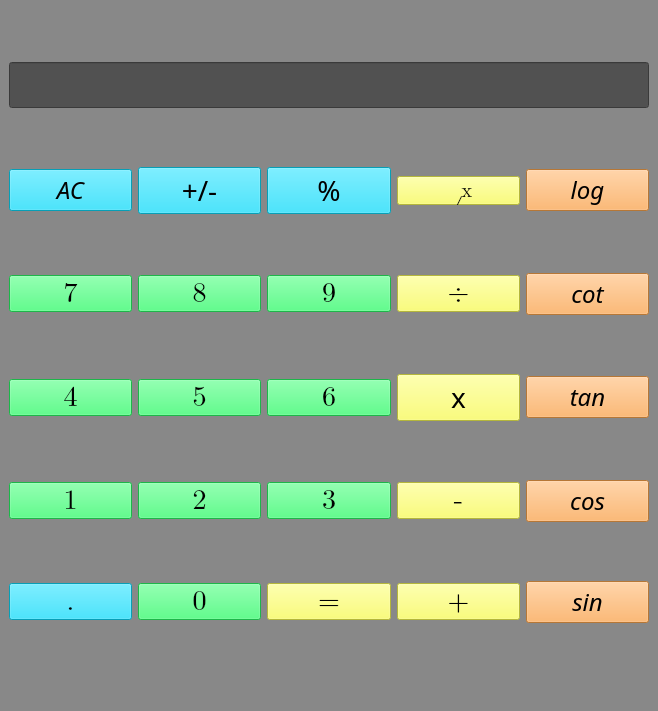
<?xml version="1.0" encoding="UTF-8"?>
<ui version="4.0">
 <class>Calculator</class>
 <widget class="QMainWindow" name="Calculator">
  <property name="geometry">
   <rect>
    <x>0</x>
    <y>0</y>
    <width>658</width>
    <height>711</height>
   </rect>
  </property>
  <property name="font">
   <font>
    <family>NPIZiba</family>
   </font>
  </property>
  <property name="windowTitle">
   <string>Calculator</string>
  </property>
  <property name="styleSheet">
   <string notr="true">background-color: rgb(136, 136, 136);</string>
  </property>
  <widget class="QWidget" name="centralwidget">
   <layout class="QGridLayout" name="gridLayout">
    <item row="0" column="0" colspan="5">
     <widget class="QLineEdit" name="textbox">
      <property name="font">
       <font>
        <family>Cambria Math</family>
        <pointsize>25</pointsize>
        <italic>false</italic>
       </font>
      </property>
      <property name="layoutDirection">
       <enum>Qt::RightToLeft</enum>
      </property>
      <property name="styleSheet">
       <string notr="true">background-color: rgb(81, 81, 81);
color: rgb(255, 255, 255);</string>
      </property>
     </widget>
    </item>
    <item row="1" column="0">
     <widget class="QPushButton" name="ac">
      <property name="font">
       <font>
        <family>NPIZiba</family>
        <pointsize>18</pointsize>
        <italic>true</italic>
        <bold>false</bold>
        <strikeout>false</strikeout>
        <kerning>true</kerning>
       </font>
      </property>
      <property name="styleSheet">
       <string notr="true">color: rgb(4, 4, 4);
background-color: rgb(10, 222, 255);</string>
      </property>
      <property name="text">
       <string>AC</string>
      </property>
     </widget>
    </item>
    <item row="1" column="1">
     <widget class="QPushButton" name="minus">
      <property name="font">
       <font>
        <family>NPIZiba</family>
        <pointsize>21</pointsize>
        <italic>false</italic>
        <bold>false</bold>
        <strikeout>false</strikeout>
        <kerning>true</kerning>
       </font>
      </property>
      <property name="styleSheet">
       <string notr="true">background-color: rgb(10, 222, 255);</string>
      </property>
      <property name="text">
       <string>+/-</string>
      </property>
     </widget>
    </item>
    <item row="1" column="2">
     <widget class="QPushButton" name="percent">
      <property name="font">
       <font>
        <family>NPIZiba</family>
        <pointsize>21</pointsize>
        <italic>false</italic>
        <bold>false</bold>
        <strikeout>false</strikeout>
        <kerning>true</kerning>
       </font>
      </property>
      <property name="styleSheet">
       <string notr="true">background-color: rgb(10, 222, 255);</string>
      </property>
      <property name="text">
       <string>%</string>
      </property>
     </widget>
    </item>
    <item row="1" column="3">
     <widget class="QPushButton" name="sqrt">
      <property name="font">
       <font>
        <family>Cambria Math</family>
        <pointsize>15</pointsize>
        <italic>false</italic>
        <bold>false</bold>
        <strikeout>false</strikeout>
        <kerning>true</kerning>
       </font>
      </property>
      <property name="styleSheet">
       <string notr="true">background-color: rgb(252, 255, 83);</string>
      </property>
      <property name="text">
       <string>√x</string>
      </property>
     </widget>
    </item>
    <item row="1" column="4">
     <widget class="QPushButton" name="log">
      <property name="font">
       <font>
        <family>NPIZiba</family>
        <pointsize>18</pointsize>
        <italic>true</italic>
        <bold>false</bold>
        <strikeout>false</strikeout>
        <kerning>true</kerning>
       </font>
      </property>
      <property name="styleSheet">
       <string notr="true">background-color: rgb(255, 166, 76);</string>
      </property>
      <property name="text">
       <string>log</string>
      </property>
     </widget>
    </item>
    <item row="2" column="0">
     <widget class="QPushButton" name="seven">
      <property name="font">
       <font>
        <family>Cambria Math</family>
        <pointsize>21</pointsize>
        <italic>false</italic>
        <bold>false</bold>
        <strikeout>false</strikeout>
        <kerning>true</kerning>
       </font>
      </property>
      <property name="styleSheet">
       <string notr="true">background-color: rgb(41, 255, 102);</string>
      </property>
      <property name="text">
       <string>7</string>
      </property>
     </widget>
    </item>
    <item row="2" column="1">
     <widget class="QPushButton" name="eight">
      <property name="font">
       <font>
        <family>Cambria Math</family>
        <pointsize>21</pointsize>
        <italic>false</italic>
        <bold>false</bold>
        <strikeout>false</strikeout>
        <kerning>true</kerning>
       </font>
      </property>
      <property name="styleSheet">
       <string notr="true">background-color: rgb(41, 255, 102);</string>
      </property>
      <property name="text">
       <string>8</string>
      </property>
     </widget>
    </item>
    <item row="2" column="2">
     <widget class="QPushButton" name="nine">
      <property name="font">
       <font>
        <family>Cambria Math</family>
        <pointsize>21</pointsize>
        <italic>false</italic>
        <bold>false</bold>
        <strikeout>false</strikeout>
        <kerning>true</kerning>
       </font>
      </property>
      <property name="styleSheet">
       <string notr="true">background-color: rgb(41, 255, 102);</string>
      </property>
      <property name="text">
       <string>9</string>
      </property>
     </widget>
    </item>
    <item row="2" column="3">
     <widget class="QPushButton" name="divide">
      <property name="font">
       <font>
        <family>Cambria Math</family>
        <pointsize>21</pointsize>
        <italic>false</italic>
        <bold>false</bold>
        <strikeout>false</strikeout>
        <kerning>true</kerning>
       </font>
      </property>
      <property name="styleSheet">
       <string notr="true">background-color: rgb(252, 255, 83);
</string>
      </property>
      <property name="text">
       <string>÷</string>
      </property>
     </widget>
    </item>
    <item row="2" column="4">
     <widget class="QPushButton" name="cot">
      <property name="font">
       <font>
        <family>NPIZiba</family>
        <pointsize>18</pointsize>
        <italic>true</italic>
        <bold>false</bold>
        <strikeout>false</strikeout>
        <kerning>true</kerning>
       </font>
      </property>
      <property name="styleSheet">
       <string notr="true">background-color: rgb(255, 166, 76);</string>
      </property>
      <property name="text">
       <string>cot</string>
      </property>
     </widget>
    </item>
    <item row="3" column="0">
     <widget class="QPushButton" name="four">
      <property name="font">
       <font>
        <family>Cambria Math</family>
        <pointsize>21</pointsize>
        <italic>false</italic>
        <bold>false</bold>
        <strikeout>false</strikeout>
        <kerning>true</kerning>
       </font>
      </property>
      <property name="styleSheet">
       <string notr="true">background-color: rgb(41, 255, 102);</string>
      </property>
      <property name="text">
       <string>4</string>
      </property>
     </widget>
    </item>
    <item row="3" column="1">
     <widget class="QPushButton" name="five">
      <property name="font">
       <font>
        <family>Cambria Math</family>
        <pointsize>21</pointsize>
        <italic>false</italic>
        <bold>false</bold>
        <strikeout>false</strikeout>
        <kerning>true</kerning>
       </font>
      </property>
      <property name="styleSheet">
       <string notr="true">background-color: rgb(41, 255, 102);</string>
      </property>
      <property name="text">
       <string>5</string>
      </property>
     </widget>
    </item>
    <item row="3" column="2">
     <widget class="QPushButton" name="six">
      <property name="font">
       <font>
        <family>Cambria Math</family>
        <pointsize>21</pointsize>
        <italic>false</italic>
        <bold>false</bold>
        <strikeout>false</strikeout>
        <kerning>true</kerning>
       </font>
      </property>
      <property name="styleSheet">
       <string notr="true">background-color: rgb(41, 255, 102);</string>
      </property>
      <property name="text">
       <string>6</string>
      </property>
     </widget>
    </item>
    <item row="3" column="3">
     <widget class="QPushButton" name="multi">
      <property name="font">
       <font>
        <family>Calibri Light</family>
        <pointsize>21</pointsize>
        <italic>false</italic>
        <bold>false</bold>
        <strikeout>false</strikeout>
        <kerning>true</kerning>
       </font>
      </property>
      <property name="styleSheet">
       <string notr="true">background-color: rgb(252, 255, 83);</string>
      </property>
      <property name="text">
       <string>x</string>
      </property>
     </widget>
    </item>
    <item row="3" column="4">
     <widget class="QPushButton" name="tan">
      <property name="font">
       <font>
        <family>NPIZiba</family>
        <pointsize>18</pointsize>
        <italic>true</italic>
        <bold>false</bold>
        <strikeout>false</strikeout>
        <kerning>true</kerning>
       </font>
      </property>
      <property name="styleSheet">
       <string notr="true">background-color: rgb(255, 166, 76);</string>
      </property>
      <property name="text">
       <string>tan</string>
      </property>
     </widget>
    </item>
    <item row="4" column="0">
     <widget class="QPushButton" name="one">
      <property name="font">
       <font>
        <family>Cambria Math</family>
        <pointsize>21</pointsize>
        <italic>false</italic>
        <bold>false</bold>
        <strikeout>false</strikeout>
        <kerning>true</kerning>
       </font>
      </property>
      <property name="styleSheet">
       <string notr="true">background-color: rgb(41, 255, 102);</string>
      </property>
      <property name="text">
       <string>1</string>
      </property>
     </widget>
    </item>
    <item row="4" column="1">
     <widget class="QPushButton" name="two">
      <property name="font">
       <font>
        <family>Cambria Math</family>
        <pointsize>21</pointsize>
        <italic>false</italic>
        <bold>false</bold>
        <strikeout>false</strikeout>
        <kerning>true</kerning>
       </font>
      </property>
      <property name="styleSheet">
       <string notr="true">background-color: rgb(41, 255, 102);</string>
      </property>
      <property name="text">
       <string>2</string>
      </property>
     </widget>
    </item>
    <item row="4" column="2">
     <widget class="QPushButton" name="three">
      <property name="font">
       <font>
        <family>Cambria Math</family>
        <pointsize>21</pointsize>
        <italic>false</italic>
        <bold>false</bold>
        <underline>false</underline>
        <strikeout>false</strikeout>
        <kerning>true</kerning>
       </font>
      </property>
      <property name="styleSheet">
       <string notr="true">background-color: rgb(41, 255, 102);</string>
      </property>
      <property name="text">
       <string>3</string>
      </property>
     </widget>
    </item>
    <item row="4" column="3">
     <widget class="QPushButton" name="sub">
      <property name="font">
       <font>
        <family>Cambria Math</family>
        <pointsize>21</pointsize>
        <italic>false</italic>
        <bold>false</bold>
        <strikeout>false</strikeout>
        <kerning>true</kerning>
       </font>
      </property>
      <property name="styleSheet">
       <string notr="true">background-color: rgb(252, 255, 83);</string>
      </property>
      <property name="text">
       <string>-</string>
      </property>
     </widget>
    </item>
    <item row="4" column="4">
     <widget class="QPushButton" name="cos">
      <property name="font">
       <font>
        <family>NPIZiba</family>
        <pointsize>18</pointsize>
        <italic>true</italic>
        <bold>false</bold>
        <strikeout>false</strikeout>
        <kerning>true</kerning>
       </font>
      </property>
      <property name="styleSheet">
       <string notr="true">background-color: rgb(255, 166, 76);</string>
      </property>
      <property name="text">
       <string>cos</string>
      </property>
     </widget>
    </item>
    <item row="5" column="0">
     <widget class="QPushButton" name="point">
      <property name="font">
       <font>
        <family>Cambria Math</family>
        <pointsize>21</pointsize>
        <italic>false</italic>
        <bold>false</bold>
        <strikeout>false</strikeout>
        <kerning>true</kerning>
       </font>
      </property>
      <property name="styleSheet">
       <string notr="true">background-color: rgb(10, 222, 255);</string>
      </property>
      <property name="text">
       <string>.</string>
      </property>
     </widget>
    </item>
    <item row="5" column="1">
     <widget class="QPushButton" name="zero">
      <property name="font">
       <font>
        <family>Cambria Math</family>
        <pointsize>21</pointsize>
        <italic>false</italic>
        <bold>false</bold>
        <strikeout>false</strikeout>
        <kerning>true</kerning>
       </font>
      </property>
      <property name="styleSheet">
       <string notr="true">background-color: rgb(41, 255, 102);</string>
      </property>
      <property name="text">
       <string>0</string>
      </property>
     </widget>
    </item>
    <item row="5" column="2">
     <widget class="QPushButton" name="equal">
      <property name="font">
       <font>
        <family>Cambria Math</family>
        <pointsize>21</pointsize>
        <italic>false</italic>
        <bold>false</bold>
        <strikeout>false</strikeout>
        <kerning>true</kerning>
       </font>
      </property>
      <property name="styleSheet">
       <string notr="true">background-color: rgb(252, 255, 83);</string>
      </property>
      <property name="text">
       <string>=</string>
      </property>
     </widget>
    </item>
    <item row="5" column="3">
     <widget class="QPushButton" name="sum">
      <property name="font">
       <font>
        <family>Cambria Math</family>
        <pointsize>21</pointsize>
        <italic>false</italic>
        <bold>false</bold>
        <strikeout>false</strikeout>
        <kerning>true</kerning>
       </font>
      </property>
      <property name="styleSheet">
       <string notr="true">background-color: rgb(252, 255, 83);</string>
      </property>
      <property name="text">
       <string>+</string>
      </property>
     </widget>
    </item>
    <item row="5" column="4">
     <widget class="QPushButton" name="sin">
      <property name="font">
       <font>
        <family>NPIZiba</family>
        <pointsize>18</pointsize>
        <italic>true</italic>
        <bold>false</bold>
        <strikeout>false</strikeout>
        <kerning>true</kerning>
       </font>
      </property>
      <property name="styleSheet">
       <string notr="true">background-color: rgb(255, 166, 76);</string>
      </property>
      <property name="text">
       <string>sin</string>
      </property>
     </widget>
    </item>
   </layout>
  </widget>
  <widget class="QMenuBar" name="menubar">
   <property name="geometry">
    <rect>
     <x>0</x>
     <y>0</y>
     <width>658</width>
     <height>22</height>
    </rect>
   </property>
  </widget>
  <widget class="QStatusBar" name="statusbar"/>
 </widget>
 <resources/>
 <connections/>
</ui>
